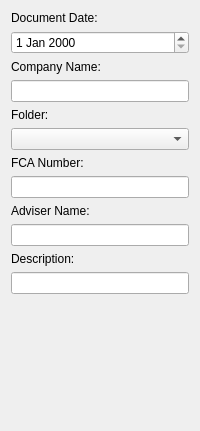
                <widget class="QWidget" name="filing_loc_advisers_page">
                 <layout class="QVBoxLayout" name="verticalLayout_14">
                  <item>
                   <widget class="QLabel" name="filing_loc_advisers_doc_date_label">
                    <property name="text">
                     <string>Document Date:</string>
                    </property>
                   </widget>
                  </item>
                  <item>
                   <widget class="QDateEdit" name="filing_loc_advisers_doc_date"/>
                  </item>
                  <item>
                   <widget class="QLabel" name="filing_loc_advisers_company_name_label">
                    <property name="text">
                     <string>Company Name:</string>
                    </property>
                   </widget>
                  </item>
                  <item>
                   <widget class="QLineEdit" name="filing_loc_advisers_company_name"/>
                  </item>
                  <item>
                   <widget class="QLabel" name="filing_loc_advisers_folder_label">
                    <property name="text">
                     <string>Folder:</string>
                    </property>
                   </widget>
                  </item>
                  <item>
                   <widget class="QComboBox" name="filing_loc_advisers_folder">
                    <property name="cursor">
                     <cursorShape>PointingHandCursor</cursorShape>
                    </property>
                   </widget>
                  </item>
                  <item>
                   <widget class="QLabel" name="filing_loc_advisers_fca_label">
                    <property name="text">
                     <string>FCA Number:</string>
                    </property>
                   </widget>
                  </item>
                  <item>
                   <widget class="QLineEdit" name="filing_loc_advisers_fca"/>
                  </item>
                  <item>
                   <widget class="QLabel" name="filing_loc_advisers_adviser_name_label">
                    <property name="text">
                     <string>Adviser Name:</string>
                    </property>
                   </widget>
                  </item>
                  <item>
                   <widget class="QLineEdit" name="filing_loc_advisers_adviser_name"/>
                  </item>
                  <item>
                   <widget class="QLabel" name="filing_loc_advisers_description_label">
                    <property name="text">
                     <string>Description:</string>
                    </property>
                   </widget>
                  </item>
                  <item>
                   <widget class="QLineEdit" name="filing_loc_advisers_description"/>
                  </item>
                  <item>
                   <spacer name="verticalSpacer_26">
                    <property name="orientation">
                     <enum>Qt::Vertical</enum>
                    </property>
                    <property name="sizeHint" stdset="0">
                     <size>
                      <width>20</width>
                      <height>126</height>
                     </size>
                    </property>
                   </spacer>
                  </item>
                 </layout>
                </widget>
